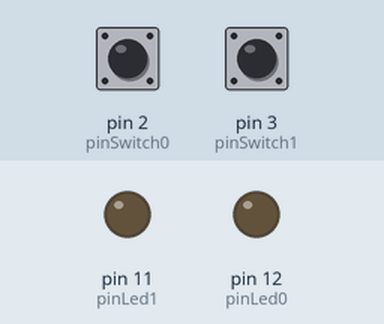
Recording of a sketch running on a simulated Arduino Uno, built with avr-gcc and run on an emulated ATmega328P. Parts: output pins drawn as LEDs (lit = HIGH). Dashed ring = blinking. Inputs (shaded band) come from the test bench; at power-on: pin 2 (pinSwitch0) LOW, pin 3 (pinSwitch1) LOW.

Above: at 1.2 s.
1.3 s: pin 2 (pinSwitch0) pulled HIGH for 0.15 s
At 1.7 s:
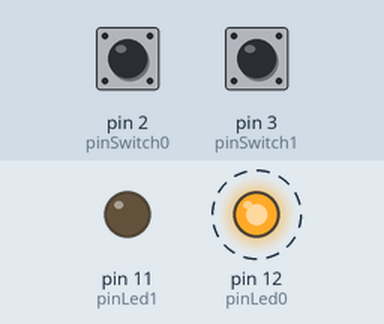
4.4 s: pin 3 (pinSwitch1) pulled HIGH for 0.15 s
At 5.45 s:
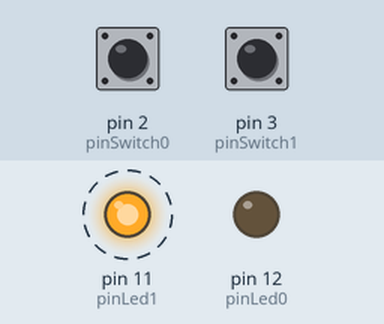
7.5 s: pin 3 (pinSwitch1) pulled HIGH for 1 s
At 7.9 s:
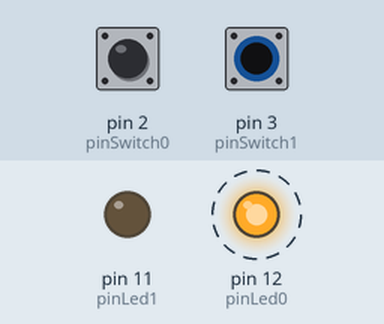
10.5 s: pin 3 (pinSwitch1) pulled HIGH for 3.2 s
At 11.5 s:
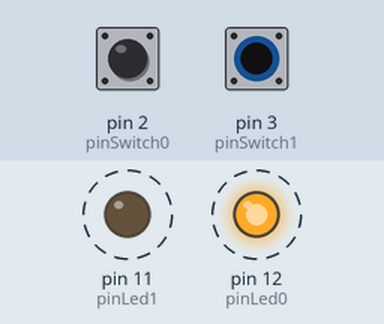
Timing chart, 0 to 16.2 s (numbered marks = the images above; inputs shaded):
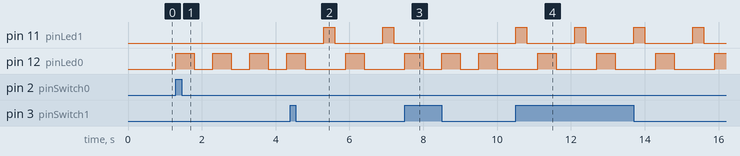

Measured:
- after the input at 1.3 s, pin 12 (pinLed0): alternates HIGH for 0.50 s and LOW for 0.50 s, starting at once
- after the input at 4.4 s, pin 11 (pinLed1): alternates HIGH for 0.30 s and LOW for 1.3 s, starting after 0.90 s
- after the input at 7.5 s, pin 11 (pinLed1): stops changing and stays LOW; pin 12 (pinLed0): alternates HIGH for 0.50 s and LOW for 0.50 s, starting after 1.0 s
- after the input at 10.5 s, pin 11 (pinLed1): alternates HIGH for 0.30 s and LOW for 1.3 s, starting at once; pin 12 (pinLed0): alternates HIGH for 0.50 s and LOW for 1.1 s, starting after 0.60 s

The sketch:

10_switch_led_blink.ino
```cpp
int pinLed0 = 12;
int pinLed1 = 11;
int pinSwitch0 = 2;
int pinSwitch1 = 3;
int state0 = 0;
int state1 = 0;

void setup() {
  Serial.begin(115200);

  pinMode(pinLed0, OUTPUT);
  pinMode(pinLed1, OUTPUT);
  pinMode(pinSwitch0, INPUT);
  pinMode(pinSwitch1, INPUT);

  attachInterrupt(digitalPinToInterrupt(pinSwitch0), state0_change, RISING);
  attachInterrupt(digitalPinToInterrupt(pinSwitch1), state1_change, RISING);
}

void loop() {
  if (state0 == 1) {
    digitalWrite(pinLed0, HIGH);
    delay(500);
    digitalWrite(pinLed0, LOW);
    delay(500);
  } else {
    digitalWrite(pinLed0, LOW);
  }
  if (state1 == 1) {
    digitalWrite(pinLed1, HIGH);
    delay(300);
    digitalWrite(pinLed1, LOW);
    delay(300);
  } else {
    digitalWrite(pinLed1, LOW);
  }

}

void state0_change() {
  switch(state0) {
    case 1:
      state0 = 0;
      break;
    case 0:
      state0 = 1;
      break;
  }
}
void state1_change() {
  switch(state1) {
    case 1:
      state1 = 0;
      break;
    case 0:
      state1 = 1;
      break;
  }
}
```
